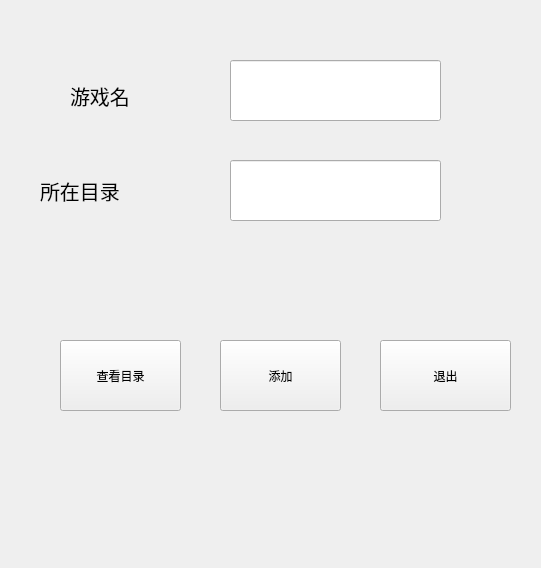
<?xml version="1.0" encoding="UTF-8"?>
<ui version="4.0">
 <class>addgame</class>
 <widget class="QWidget" name="addgame">
  <property name="geometry">
   <rect>
    <x>0</x>
    <y>0</y>
    <width>541</width>
    <height>568</height>
   </rect>
  </property>
  <property name="windowTitle">
   <string>Form</string>
  </property>
  <widget class="QPushButton" name="pushButton">
   <property name="geometry">
    <rect>
     <x>380</x>
     <y>340</y>
     <width>131</width>
     <height>71</height>
    </rect>
   </property>
   <property name="text">
    <string>退出</string>
   </property>
  </widget>
  <widget class="QPushButton" name="pushButton_2">
   <property name="geometry">
    <rect>
     <x>220</x>
     <y>340</y>
     <width>121</width>
     <height>71</height>
    </rect>
   </property>
   <property name="text">
    <string>添加</string>
   </property>
  </widget>
  <widget class="QLineEdit" name="lineEdit">
   <property name="geometry">
    <rect>
     <x>230</x>
     <y>60</y>
     <width>211</width>
     <height>61</height>
    </rect>
   </property>
  </widget>
  <widget class="QLineEdit" name="lineEdit_2">
   <property name="geometry">
    <rect>
     <x>230</x>
     <y>160</y>
     <width>211</width>
     <height>61</height>
    </rect>
   </property>
   <property name="text">
    <string/>
   </property>
  </widget>
  <widget class="QLabel" name="label">
   <property name="geometry">
    <rect>
     <x>70</x>
     <y>60</y>
     <width>121</width>
     <height>71</height>
    </rect>
   </property>
   <property name="font">
    <font>
     <pointsize>15</pointsize>
    </font>
   </property>
   <property name="text">
    <string>游戏名</string>
   </property>
  </widget>
  <widget class="QLabel" name="label_2">
   <property name="geometry">
    <rect>
     <x>40</x>
     <y>170</y>
     <width>161</width>
     <height>41</height>
    </rect>
   </property>
   <property name="font">
    <font>
     <pointsize>15</pointsize>
    </font>
   </property>
   <property name="text">
    <string>所在目录</string>
   </property>
  </widget>
  <widget class="QPushButton" name="pushButton_3">
   <property name="geometry">
    <rect>
     <x>60</x>
     <y>340</y>
     <width>121</width>
     <height>71</height>
    </rect>
   </property>
   <property name="text">
    <string>查看目录</string>
   </property>
  </widget>
 </widget>
 <resources/>
 <connections/>
</ui>
